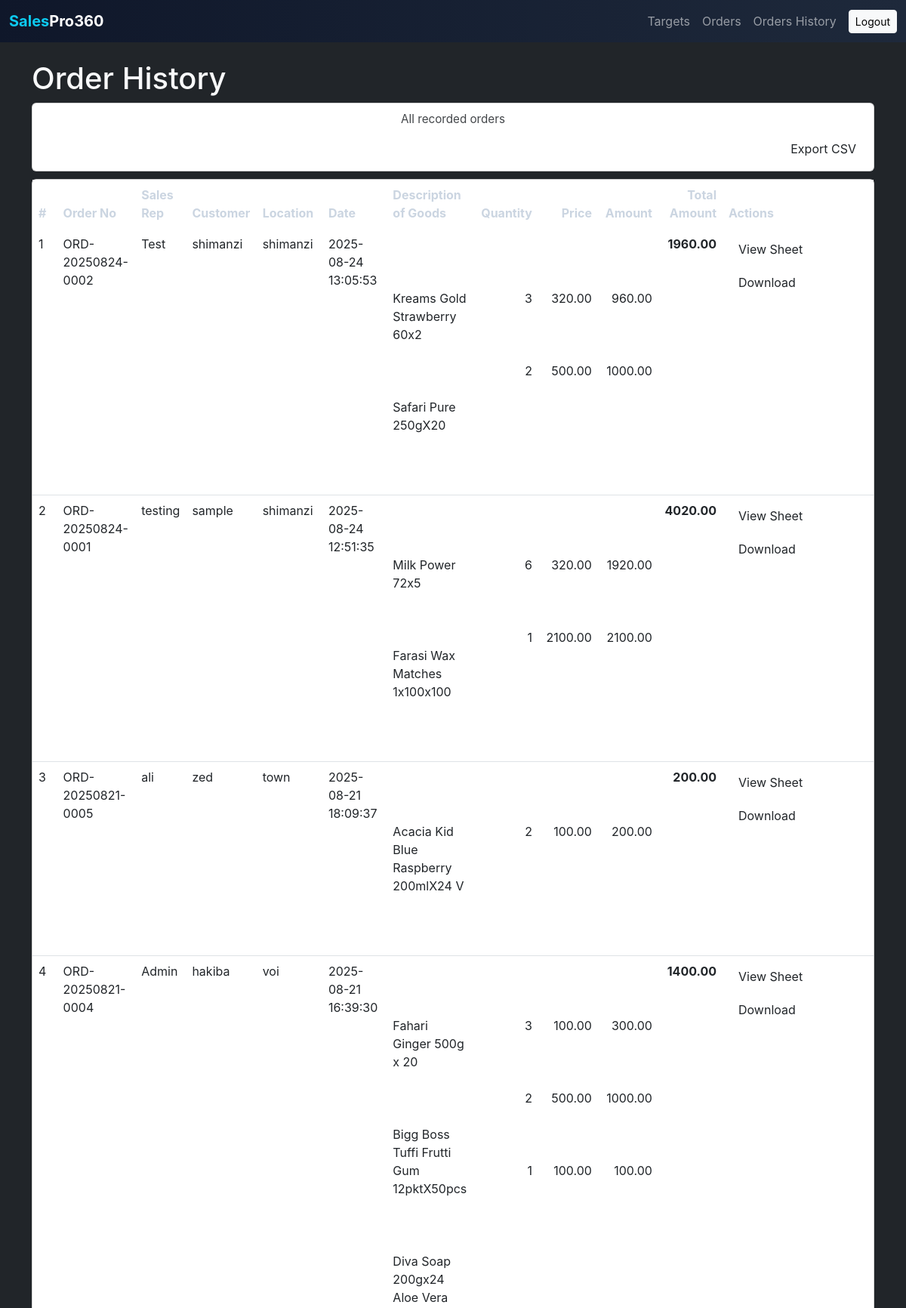
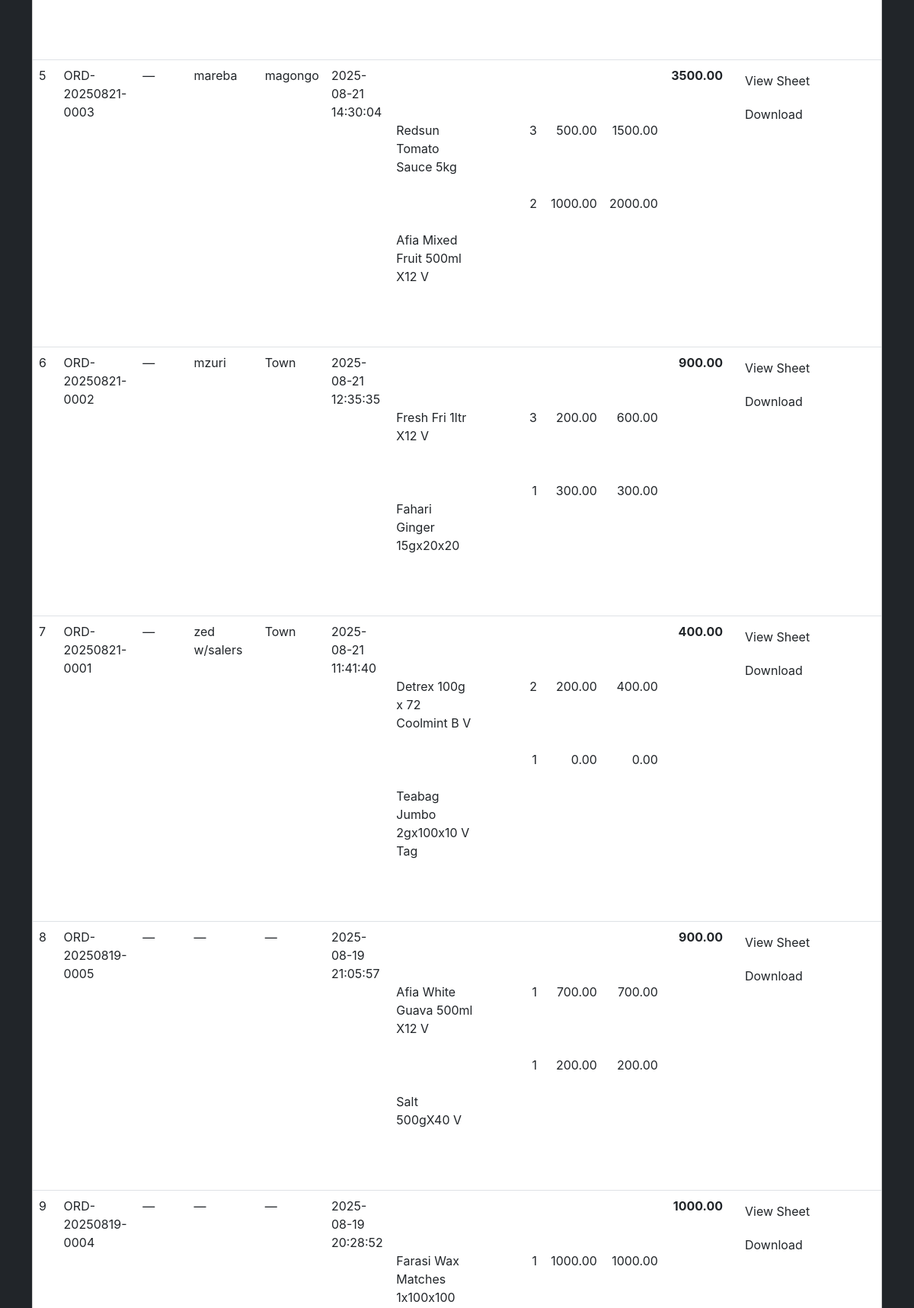
The page /orders/history (signed in, upper part) on the database its author committed (2 pictures, top to bottom).
### tables this page shows
CREATE TABLE orders (
            id INTEGER PRIMARY KEY AUTOINCREMENT,
            order_no TEXT UNIQUE NOT NULL,
            sales_rep_id INTEGER NOT NULL,
            customer_name TEXT,
            customer_location TEXT,
            order_date TEXT,
            comments TEXT,
            created_at TEXT, sales_rep_name TEXT, supplier_id INTEGER, product_id INTEGER, rep_name TEXT, location TEXT, qty_per_ctn REAL, price_per_ctn REAL, amount REAL, total REAL NOT NULL DEFAULT 0, quantity INTEGER, notes TEXT, unit_price REAL, payment_method TEXT, status TEXT DEFAULT 'Pending', delivery_date TEXT, currency TEXT DEFAULT 'KES', line_items TEXT, rep_id INTEGER,
            FOREIGN KEY (sales_rep_id) REFERENCES users(id)
        );

CREATE TABLE products (
            id INTEGER PRIMARY KEY AUTOINCREMENT,
            supplier_id INTEGER NOT NULL,
            name TEXT NOT NULL,
            unit_pack_info TEXT, product_name TEXT,
            UNIQUE(supplier_id, name),
            FOREIGN KEY (supplier_id) REFERENCES suppliers(id) ON DELETE CASCADE
        );

### app.py (the view)
    def wrapper(*a, **kw):
        if not current_user_row():
            flash("Please login to continue.", "info")
            return redirect(url_for("login"))
        return view(*a, **kw)

### app.py (called while the page is built)
def get_db():
    if "db" not in g:
        try:
            Path(app.config["DATABASE"]).parent.mkdir(parents=True, exist_ok=True)
        except Exception:
            pass
        conn = sqlite3.connect(app.config["DATABASE"])
        conn.row_factory = sqlite3.Row
        conn.execute("PRAGMA foreign_keys = ON")
        g.db = conn
    return g.db

def has_column(conn, table: str, column: str) -> bool:
    cols = conn.execute(f"PRAGMA table_info({table})").fetchall()
    return any(c["name"].lower() == column.lower() for c in cols)

def current_user_row():
    uid = session.get("user_id")
    if not uid:
        return None
    return get_db().execute(
        "SELECT id, username, role, COALESCE(full_name, username) AS display_name FROM users WHERE id=?",
        (uid,),
    ).fetchone()

def login_required(view):
    def wrapper(*a, **kw):
        if not current_user_row():
            flash("Please login to continue.", "info")
            return redirect(url_for("login"))
        return view(*a, **kw)
    wrapper.__name__ = view.__name__
    return wrapper

@app.context_processor
def inject_flags():
    u = current_user_row()
    return {
        "current_user": u["display_name"] if u else None,
        "is_admin": (u["role"] == "admin") if u else False,
        "date": date,
    }

def _orders_rep_col(conn):
    if has_column(conn, "orders", "rep_id"):
        return "rep_id"
    if has_column(conn, "orders", "sales_rep_id"):
        return "sales_rep_id"
    return None

def _orders_where_and_params(args):
    wh, ps = [], []
    q = (args.get("q") or "").strip()
    if q:
        wh.append("(o.order_no LIKE ? OR EXISTS (SELECT 1 FROM suppliers s WHERE s.id=o.supplier_id AND s.name LIKE ?))")
        like = f"%{q}%"
        ps += [like, like]
    status = (args.get("status") or "").strip()
    if status:
        wh.append("o.status = ?")
        ps.append(status)
    supplier_id = args.get("supplier_id", type=int)
    if supplier_id:
        wh.append("o.supplier_id = ?")
        ps.append(supplier_id)
    dt_from = (args.get("from") or "").strip()
    if dt_from:
        wh.append("date(o.created_at) >= date(?)")
        ps.append(dt_from)
    dt_to = (args.get("to") or "").strip()
    if dt_to:
        wh.append("date(o.created_at) <= date(?)")
        ps.append(dt_to)
    return ("WHERE " + " AND ".join(wh)) if wh else "", ps

### templates/orders-history.html (shortened to what this page needs)
{% extends "base.html" %}
{% block content %}
<h1>Order History</h1>
<div class="card" style="padding:10px; margin-bottom:10px; display:flex; gap:8px; align-items:center;">
  <div style="font-size:.95rem; opacity:.85;">All recorded orders</div>
  <div style="margin-left:auto;">
    <a class="btn" href="{{ url_for('orders_history_csv') }}">Export CSV</a>
  </div>
</div>
<div class="card">
  <table class="table">
    <thead>
      <tr>
        <th>#</th>
        <th>Order No</th>
        <th>Sales<br>Rep</th>
        <th>Customer</th>
        <th>Location</th>
        <th>Date</th>
        <th>Description of Goods</th>
        <th class="right">Quantity</th>
        <th class="right">Price</th>
        <th class="right">Amount</th>
        <th class="right">Total Amount</th>
        <th style="width:200px;">Actions</th>
      </tr>
    </thead>
    <tbody>
      {% if orders and orders|length %}
        {% for o in orders %}
        <tr>
          <td>{{ loop.index }}</td>
          <td>{{ o['order_no'] }}</td>
          <td>{{ o['sales_rep'] or "—" }}</td>
          <td>{{ o['customer_name'] or "—" }}</td>
          <td>{{ o['customer_location'] or "—" }}</td>
          <td>{{ o['created_at'] or "—" }}</td>
          <td style="max-width:300px; white-space:pre-wrap;">
            {% for it in o['items'] %}
              <div>{{ it.label }}</div>
            {% endfor %}
          </td>
          <td class="right" style="white-space:pre;">
            {% for it in o['items'] %}
              <div>{{ it.qty }}</div>
            {% endfor %}
          </td>
          <td class="right" style="white-space:pre;">
            {% for it in o['items'] %}
              <div>{{ '%.2f'|format(it.unit_price) }}</div>
            {% endfor %}
          </td>
          <td class="right" style="white-space:pre;">
            {% for it in o['items'] %}
              <div>{{ '%.2f'|format(it.amount) }}</div>
            {% endfor %}
          </td>
          <td class="right"><strong>{{ '%.2f'|format(o['total'] or 0) }}</strong></td>
          <td>
            <div style="display:flex; gap:6px; flex-wrap:wrap;">
              <a class="btn" href="{{ url_for('orders_sheet', order_id=o['id']) }}" target="_blank" rel="noopener">View Sheet</a>
              <a class="btn" href="{{ url_for('orders_sheet', order_id=o['id']) }}?dl=1">Download</a>
            </div>
          </td>
        </tr>
        {% endfor %}
      {% else %}
        <tr>
          <td colspan="12" style="text-align:center; padding:16px;">No orders found.</td>
        </tr>
      {% endif %}
    </tbody>
  </table>
</div>
{% endblock %}

### static/style.css (style rules this page uses)
:root { --brand-1:#0ea5e9; --brand-2:#6366f1; --accent:#22c55e; --glass-bg:rgba(255,255,255,0.08); --card-bg:rgba(255,255,255,0.06); }
* { box-sizing:border-box }
html,body { height:100% }
body { font-family:'Inter',system-ui,-apple-system,Segoe UI,Roboto,Arial,sans-serif; color:#f1f5f9; background:transparent; }
.table { color:#e5e7eb }
.table thead th { color:#cbd5e1; border-bottom-color:rgba(255,255,255,.08) }
.table tbody tr { background:rgba(255,255,255,.02) }

### templates/orders-history.html (style rules this page uses)
.right { text-align: right; }

### rows shown on the page
orders: order_no "ORD-20250824-0002", sales_rep_name "Test", customer_name "shimanzi", customer_location "shimanzi", created_at "2025-08-24 13:05:53", qty "3" "2", unit_price "320.00" "500.00", amount "960.00" "1000.00", total "1960.00"
products: label "Kreams Gold Strawberry 60x2"
products: label "Safari Pure 250gX20"
orders: order_no "ORD-20250824-0001", sales_rep_name "testing", customer_name "sample", customer_location "shimanzi", created_at "2025-08-24 12:51:35", qty "6" "1", unit_price "320.00" "2100.00", amount "1920.00" "2100.00", total "4020.00"
products: label "Milk Power 72x5"
products: label "Farasi Wax Matches 1x100x100"
orders: order_no "ORD-20250821-0005", sales_rep_name "ali", customer_name "zed", customer_location "town", created_at "2025-08-21 18:09:37", qty "2", unit_price "100.00", amount "200.00", total "200.00"
products: label "Acacia Kid Blue Raspberry 200mlX24 V"
orders: order_no "ORD-20250821-0004", o "Admin", customer_name "hakiba", customer_location "voi", created_at "2025-08-21 16:39:30", qty "3" "2" "1", unit_price "100.00" "500.00" "100.00", amount "300.00" "1000.00" "100.00", total "1400.00"
products: label "Fahari Ginger 500g x 20"
products: label "Bigg Boss Tuffi Frutti Gum 12pktX50pcs"
products: label "Diva Soap 200gx24 Aloe Vera"
orders: order_no "ORD-20250821-0003", o "—", customer_name "mareba", customer_location "magongo", created_at "2025-08-21 14:30:04", qty "3" "2", unit_price "500.00" "1000.00", amount "1500.00" "2000.00", total "3500.00"
products: label "Redsun Tomato Sauce 5kg"
products: label "Afia Mixed Fruit 500ml X12 V"
orders: order_no "ORD-20250821-0002", o "—", customer_name "mzuri", customer_location "Town", created_at "2025-08-21 12:35:35", qty "3" "1", unit_price "200.00" "300.00", amount "600.00" "300.00", total "900.00"
products: label "Fresh Fri 1ltr X12 V"
products: label "Fahari Ginger 15gx20x20"
orders: order_no "ORD-20250821-0001", o "—", customer_name "zed w/salers", customer_location "Town", created_at "2025-08-21 11:41:40", qty "2" "1", unit_price "200.00" "0.00", amount "400.00" "0.00", total "400.00"
products: label "Detrex 100g x 72 Coolmint B V"
products: label "Teabag Jumbo 2gx100x10 V Tag"
orders: order_no "ORD-20250819-0005", o "—", customer_name "—", customer_location "—", created_at "2025-08-19 21:05:57", qty "1" "1", unit_price "700.00" "200.00", amount "700.00" "200.00", total "900.00"
products: label "Afia White Guava 500ml X12 V"
products: label "Salt 500gX40 V"
orders: order_no "ORD-20250819-0004", o "—", customer_name "—", customer_location "—", created_at "2025-08-19 20:28:52", qty "1", unit_price "1000.00", amount "1000.00", total "1000.00"
